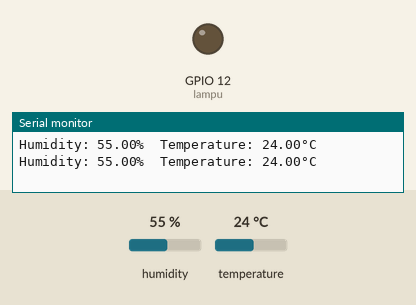
Bench run of a sketch on a simulated ESP32-S2. On the bench: output pins drawn as LEDs (lit = HIGH), the last lines printed to the serial monitor. Inputs (shaded band) come from the test bench; at power-on: temperature 24 °C, humidity 55 %.

Above: at 2.8 s.
2.9 s: temperature set to 29.5 °C
5.6 s: temperature set to 30.6 °C
At 6.4 s:
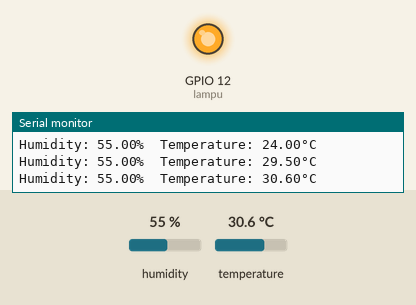
8.3 s: temperature set to 12 °C
At 11.0 s:
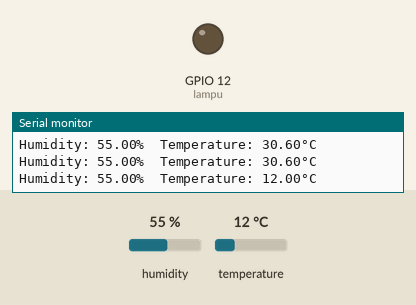
11.5 s: temperature set to 33 °C
At 12.8 s:
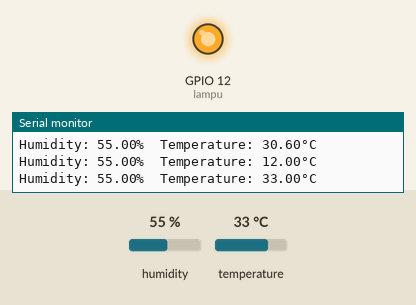
Timing chart, 0 to 14.5 s (numbered marks = the images above; inputs shaded):
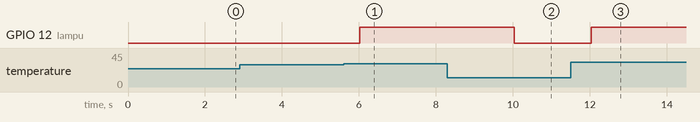

Measured:
- the behaviour switches between 30 and 30.1 °C on temperature (found by bisection; images 0 and 1)
- after the input at 5.6 s, GPIO 12 (lampu): LOW → HIGH after 0.42 s
- after the input at 8.3 s, GPIO 12 (lampu): HIGH → LOW after 1.7 s
- after the input at 11.5 s, GPIO 12 (lampu): LOW → HIGH after 0.54 s

The sketch:

sketch.ino
```cpp
#include <DHT.h>


#define BLYNK_TEMPLATE_ID "TMPL6_qNu-toC"
#define BLYNK_TEMPLATE_NAME "SENSOR SUHU DAN KELEMBABAN"
#define BLYNK_AUTH_TOKEN "534nY8f6DLJtrVok9NLDrjKlBNjrk-Uo2"


#define DHTPIN 18
#define DHTTYPE DHT22
DHT dht(DHTPIN, DHTTYPE);

int lampu = 12; // Pin connected to the lamp
float hum;
float temp;

void setup() {
  Serial.begin(9600);
  dht.begin();
  pinMode(lampu, OUTPUT); // Set lampPin as output
}

void loop() {
   hum = dht.readHumidity();
  temp = dht.readTemperature();

  Serial.print("Humidity: ");
  Serial.print(hum);
  Serial.print("%  ");
  Serial.print("Temperature: ");
  Serial.print(temp);
  Serial.print("°C \n");


  if (temp > 30) {
    digitalWrite(lampu, HIGH); // Turn on the lamp
  } else {
    digitalWrite(lampu, LOW); // Turn off the lamp
  }

  delay(2000);
}
```
